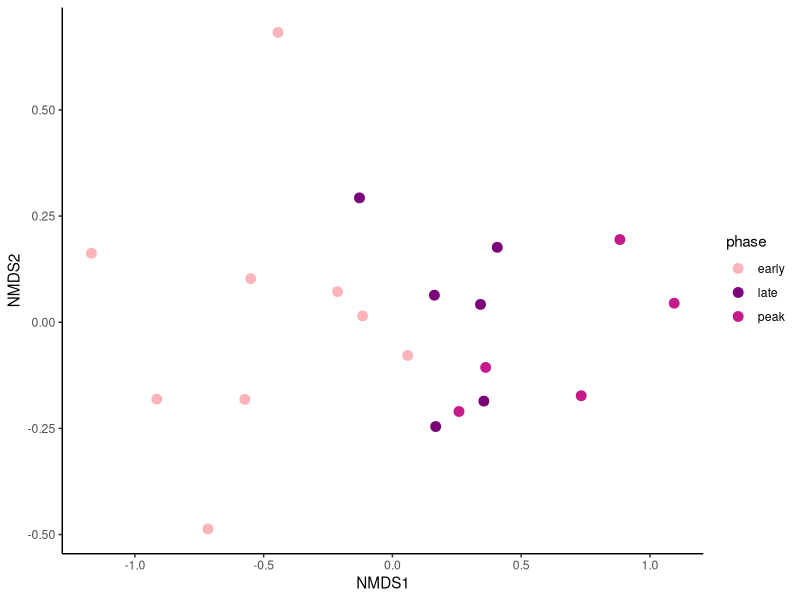
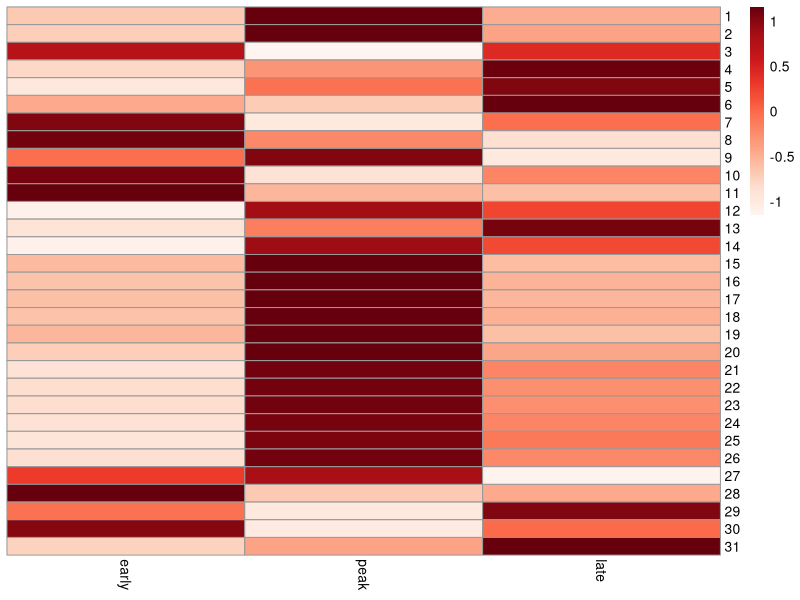

Here is the R script that generated these plots, in order:
#Libraries
library(readxl)
library(ggplot2)
library(vegan)
library(dplyr)
library(stats)
library(pheatmap)
library(RColorBrewer)

####################################
setwd("Path/")
##################################################
##Figure 4A NMDS carbon substrate utilization
##################################################
#features as columns, samples as rows
features = read_excel("Figure4_data.xlsx", sheet="NMDS", col_names = TRUE)
colnames(features) <- c ( "ID", "mouse", "phase", "day")

#make a metadata frame
df <- features [,5:ncol(features)]
df = as.data.frame(sapply(df, as.numeric))

########
##NMDS for untransformed
########
#Untransformed 
set.seed(3)
bray_dist = metaMDSdist(df, distance = "bray", 
                        autotransform = FALSE, noshare = 0.2, trace = 1)

NMDS_Bray <-metaMDS(df, distance = "bray",
                    autotransform = FALSE, maxit=800, noshare = 0.2, trace = 1)
#Untransformed stress=0.08

data.scrs = as.data.frame(scores(NMDS_Bray, display="sites"))

#add columns to data frame 
data.scrs$phase = features$phase
data.scrs$mouse = features$mouse
data.scrs$ID = features$ID
data.scrs$day = features$day
data.scrs$day <- as.factor(data.scrs$day)

#NMDS plot
plot_getmm = ggplot(data.scrs, aes(x=NMDS1, y=NMDS2)) +
  scale_color_manual(values=c('#fbb4b9','#7a0177','#c51b8a'))+
  geom_point(size= 3, aes(color=phase))+
  theme_classic()

plot_getmm

##########Grouping by Phase SIGNIFICANT
##anosim and mrpp
anosim <- anosim(bray_dist, features$phase, permutations = 999)
anosim
#ANOSIM statistic R: 0.4363 
#Significance: 0.002 

mrpp_data = mrpp(bray_dist, features$phase)
mrpp_data

#Chance corrected within-group agreement A: 0.1493 
#Based on observed delta 0.4983 and expected delta 0.5857
#Significance of delta: 0.001

##########Grouping by Mouse NOT SIGNIFICANT
##anosim and mrpp
anosim <- anosim(bray_dist, features$mouse, permutations = 999)
anosim
#ANOSIM statistic R: -0.1658 
#Significance: 0.996 

mrpp_data = mrpp(bray_dist, features$mouse)
mrpp_data

#Chance corrected within-group agreement A: -0.05787 
#Based on observed delta 0.6196 and expected delta 0.5857 
#Significance of delta: 0.997

##################################################
##Figure 4B carbon heatmap
##################################################
getmm = read_excel("carbon_heatmap_data_121323.xlsx", sheet="mean_getmm_relabun", col_names = TRUE)

filtered <- getmm %>%
  filter(filter=="yes")
df <-getmm[,10:ncol(getmm)]
df<- filtered[,10:ncol(filtered)]
df = as.data.frame(sapply(df, as.numeric))

pheatmap(df, scale= "row",cluster_cols =FALSE, cluster_row = FALSE,colorRampPalette(brewer.pal(9,"Reds"))(100))
